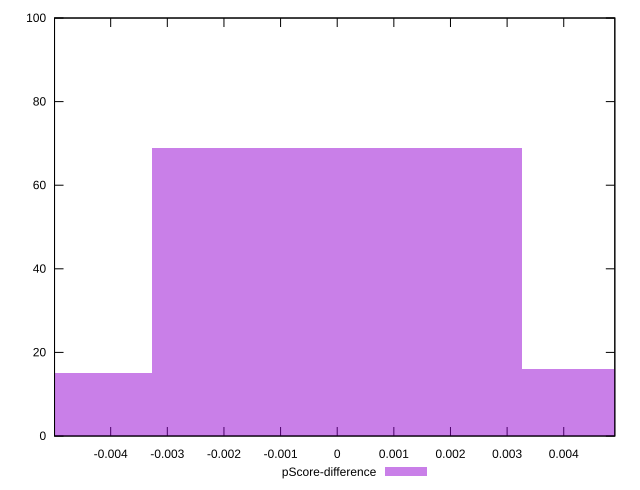

This figure's gnuplot source:
reset

$pScoreDifference <<EOF
0.006541914581720064 16
0 69
-0.006541914581720064 15
EOF

set key outside below
set boxwidth 0.006541914581720064
set xrange [-0.004991536234611904:0.004902014345056216]
set yrange [0:100]
set trange [0:100]
set style fill transparent solid 0.5 noborder
set terminal svg size 640, 490 enhanced background rgb 'white'
set output "report_00021_2021-02-20T09:16:39.615Z/max-potential-fid/samples/pages+cached+noadtech+nomedia/pScore-difference/histogram.svg"

plot $pScoreDifference title "pScore-difference" with boxes

reset
